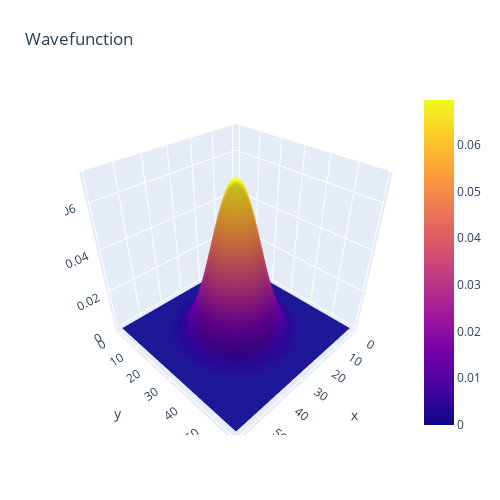

Notebook source saved alongside this figure:
### Code cell
xy = xy.reshape(NUM, NUM, 2)

wave = evecs[0].reshape([NUM, NUM])

fig = go.Figure(data=[go.Surface(z=wave.real)])

fig.update_layout(title='Wavefunction', autosize=False,
                  width=500, height=500,
                  margin=dict(l=65, r=50, b=65, t=90))

fig.show()

### Figure 1 — Plotly figure (JSON) as saved in the notebook; plotly's stock layout.template omitted (floating-point values rounded to 4 significant figures; data arrays with more than 128 entries replaced by an {"elided": "..."} marker saying what was removed)
{"data": [{"type": "surface", "z": {"elided": "60x60 float values"}}], "layout": {"autosize": false, "height": 500, "margin": {"b": 65, "l": 65, "r": 50, "t": 90}, "title": {"text": "Wavefunction"}, "width": 500}}
